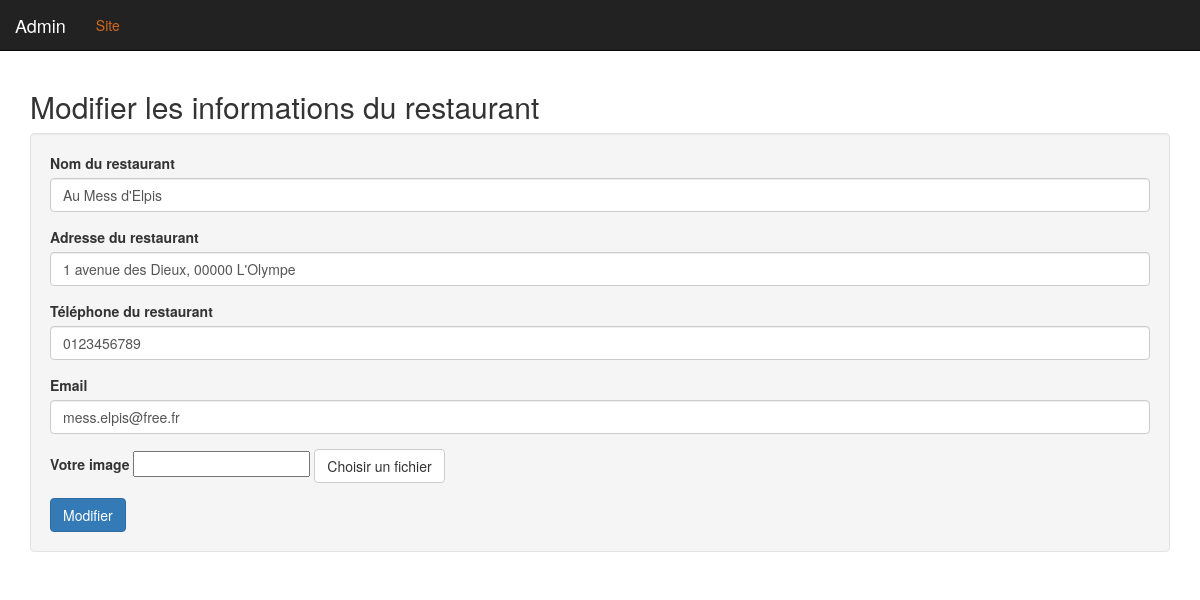
The app's page /admin/edit_infos.php with its own data.
### tables this page shows
CREATE TABLE `infos` (
  `id` int(11) NOT NULL,
  `name` varchar(255) NOT NULL,
  `address` varchar(255) NOT NULL,
  `phone` varchar(255) NOT NULL,
  `picture` varchar(255) NOT NULL,
  `email` varchar(255) NOT NULL
);

### admin/edit_infos.php (the view, shortened to what this page needs)
<?php
	require_once '../inc/connect.php';
	$idInfos = 1;
	$res = $bdd->prepare('SELECT * FROM infos WHERE id = :idInfos');
	$res->bindParam(':idInfos', $idInfos, PDO::PARAM_INT);
	$res->execute();
	$infosResto = $res->fetch(PDO::FETCH_ASSOC);
include_once 'inc/header.php';
?>
<h2>Modifier les informations du restaurant</h2>
<?php if(isset($infosResto)): ?>
	<form method="POST" class="well" enctype="multipart/form-data">
		<div class="form-group">
			<label for="name">Nom du restaurant</label>
			<input type="text" id="name" name="name" class="form-control" value="<?=$infosResto['name'];?>">
		</div>
		<div class="form-group">
			<label for="address">Adresse du restaurant</label>
			<input type="text" id="address" name="address" class="form-control" value="<?=$infosResto['address'];?>">
		</div>
		<div class="form-group">
			<label for="phone">Téléphone du restaurant</label>
			<input type="phone" id="phone" name="phone" class="form-control" value="<?=$infosResto['phone'];?>">
		</div>
		<div class="form-group">
			<label for="email">Email</label>
			<input type="email" id="email" name="email" class="form-control" value="<?=$infosResto['email'];?>">
		</div>
		<div class="form-group">
			<label for="picture">Votre image</label>
	        <input type="text" id="nomFichier" readonly="true" <?php if(isset($infos)){ echo 'value="'.$infos['picture'].'"';}?>>
	        <input type="button" class="btn btn-default" id="fakeBrowse" value="Choisir un fichier">
		</div>
		<button type="submit" class="btn btn-primary">Modifier</button>
	</form>
<?php else: ?>
	<p>aucune infos</p>
<?php endif; ?>
<?php include_once 'inc/footer.php' ;?>

### css/style.css (style rules this page uses)
.bodyStyle { background: url("https://wallpaperscraft.com/image/restaurant_table_interior_modern_style_39288_1920x1080.jpg") no-repeat fixed; }

### admin/inc/header.php (style rules this page uses)
body { padding-top: 70px; }

### records on screen
infos: name "Au Mess d'Elpis", address "1 avenue des Dieux, 00000 L'Olympe", phone "0123456789", email "mess.elpis@free.fr"
